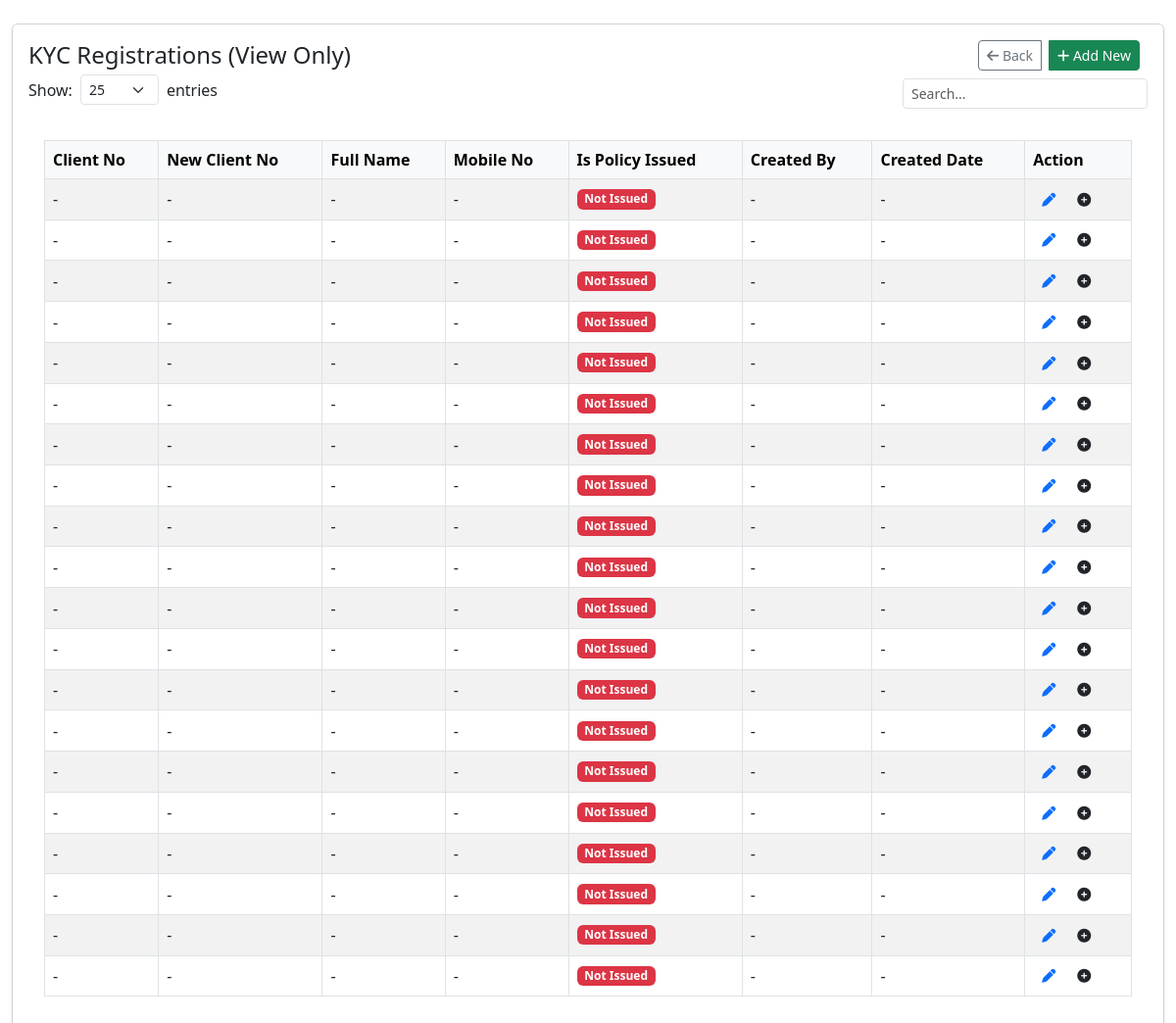
Page /kyc_lists/ on the earlier database version.
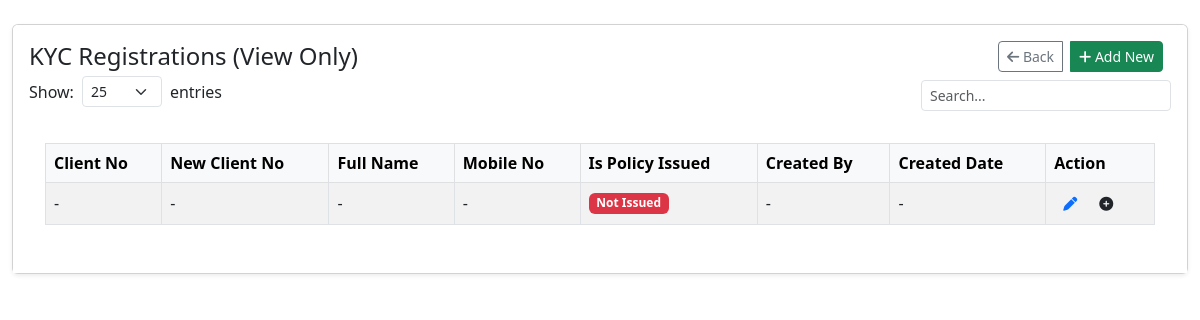
Same page on the later database version.
### kyc/models.py (models this page shows, shortened)
class KYCModel(models.Model):
    STATUS_CHOICES = [
        ('Pending','Pending'),
        ('Approved','Approved'),
        ('Rejected','Rejected'),
    ]
    kyc_id = models.AutoField(primary_key=True)
    salutation = models.CharField(max_length=10, choices=SALUTATION_CHOICES, default='Mr')
    first_name = models.CharField(max_length=50, blank=False, null=False)
    middle_name = models.CharField(max_length=100, blank=True, null=True)
    last_name = models.CharField(max_length=50, blank=False, null=False)
    nep_name = models.CharField(max_length=100, blank=True, null=True)
    gender = models.CharField(max_length=10, choices=GENDER_CHOICES, default='Male')
    nationality = models.CharField(max_length=50, choices=NATIONALITY_CHOICES, default='Nepalese')
    date_of_birth_ad = models.DateField(blank=True, null=True)
    dob_bs = NepaliDateField(blank=True, null=True)
    father_name = models.CharField(max_length=100, blank=True, null=True)
    nep_father_name = models.CharField(max_length=100, blank=True, null=True)
    mother_name = models.CharField(max_length=100, blank=True, null=True)
    grand_father_name = models.CharField(max_length=100, blank=True, null=True)
    grandfather_in_law_name = models.CharField(max_length=100, blank=True, null=True)
    spouse_name = models.CharField(max_length=100, blank=True, null=True)
    father_in_law_name = models.CharField(max_length=100, blank=True, null=True)
    father_mother_name = models.CharField(max_length=100, blank=True, null=True)
    son_name = models.CharField(max_length=100, blank=True, null=True)
    daughter_name = models.CharField(max_length=100, blank=True, null=True)
    daughter_in_law_name = models.CharField(max_length=100, blank=True, null=True)
    proposer_full_name = models.CharField(max_length=100, blank=True, null=True)
    age_proof_doc = models.CharField(max_length=50, choices=AGE_PROOF_DOC_CHOICES, default='Citizenship')
    document_number = models.CharField(max_length=20, verbose_name="Document Number", blank=False)
    national_id_no = models.CharField(
        max_length=12,  # Adjust max_length as needed
        blank=False,
        null=True,
        verbose_name="National ID No"
    )
    document_issued_date_bs = NepaliDateField(verbose_name="Document Issued Date (B.S.)")
    document_issued_date = models.DateField(verbose_name="Document Issued Date (A.D.)")
    issued_place = models.CharField(max_length=100, choices=ISSUED_PLACE_CHOICES, blank=True, null=True)
    birth_place = models.CharField(max_length=50, blank=True, null=True)
    policy_no = models.CharField(max_length=30, unique=True, null=False, blank=False, default='N/A')
    address = models.CharField(max_length=255, blank=True, null=True)
    address_nepali = models.CharField(max_length=255, blank=True, null=True)
    permanent_address = models.CharField(max_length=255, blank=True, null=True)
    temporary_address = models.CharField(max_length=255, blank=True, null=True)
    temporary_district = models.CharField(max_length=100, blank=True, null=True)
    ward_no = models.CharField(max_length=2, blank=True, null=True)
    house_no = models.CharField(max_length=10, blank=True, null=True)
    local_unit = models.CharField(max_length=50, choices=LOCAL_UNIT_CHOICES, default='Municipality')
    structure = models.CharField(max_length=50, choices=STRUCTURE_CHOICES, default='Metropolitan City')
    email = models.EmailField(blank=True, null=True)
    mobile = models.CharField(max_length=20)
    phone_no = models.CharField(max_length=20, blank=True, null=True)
    qualification = models.CharField(max_length=100, choices=QUALIFICATION_CHOICES, blank=True, null=True)
    profession = models.CharField(max_length=50, choices=PROFESSION_CHOICES, default='Service', blank=True, null=True)
    income_mode = models.CharField(max_length=50, choices=INCOME_MODE_CHOICES, default='Salary')
    income_amount = models.CharField(max_length=12, blank=True, null=True)
    pan_no = models.CharField(max_length=20, blank=True, null=True)
    bank_ac_name = models.CharField(max_length=100, blank=True, null=True)
    bank_ac_no = models.CharField(max_length=50, blank=True, null=True)
    office_address = models.CharField(max_length=255, blank=True, null=True)
    firm_name = models.CharField(max_length=100, blank=True, null=True)
    is_politically_involved = models.BooleanField(default=False)
    is_aml_crime = models.BooleanField(default=False)
    is_family_politically_involved = models.BooleanField(default=False)
    is_family_aml_crime = models.BooleanField(default=False)
    status = models.CharField(max_length=10,choices=STATUS_CHOICES,default='Pending')
    created_date = models.DateTimeField(default=timezone.now)
    updated_date = models.DateTimeField(auto_now=True)
    class Meta:
        db_table = 'kyc_kycmodel'
        verbose_name = 'KYC Detail'
        verbose_name_plural = 'KYC Details'

### kyc/views.py (the view, shortened to what this page needs)
# urls.py: path('kyc_lists/', views.kyc_lists_view, name='kyc_lists'),
def kyc_lists_view(request):
    order_by = request.GET.get('order_by', 'ClientNo')
    order_dir = request.GET.get('order_dir', 'asc')
    search_term = request.GET.get('search', '').strip()
    page_number = request.GET.get('page', 1)
    actual_field = FIELD_MAPPING.get(order_by, 'kyc_id')  # Default to kyc_id if mapping not found
    order_dir = 'desc' if order_dir == 'desc' else 'asc'
    kycs = KYCModel.objects.all()
    order_prefix = '-' if order_dir == 'desc' else ''
    kycs = kycs.order_by(f'{order_prefix}{actual_field}')
    paginator = Paginator(kycs, 20)
    try:
        page_obj = paginator.page(page_number)
    except:
        page_obj = paginator.page(1)
    query_params = []
    if search_term:
        query_params.append(f'search={search_term}')
    if order_by != 'ClientNo':
        query_params.append(f'order_by={order_by}')
    if order_dir != 'asc':
        query_params.append(f'order_dir={order_dir}')
    query_string = '&'.join(query_params)
    if query_string:
        query_string = f'&{query_string}'
    context = {
        'kyc_list': page_obj,
        'order_by': order_by,  # Keep the original order_by for UI
        'order_dir': order_dir,
        'search_term': search_term,
        'is_paginated': page_obj.has_other_pages(),
        'total_records': paginator.count,
        'query_string': query_string,
        'request': request,
        'is_dummy_data': False
    }
    return render(request, 'kyc_lists.html', context)

### kyc/templates/kyc_lists.html (shortened to what this page needs)
{% load static %}
{% block content %}
<div class="container-fluid py-4">
    <div class="card shadow-sm">
        <div class="card-header bg-white border-bottom-0 py-3">
      <div class="d-flex justify-content-between align-items-center">
        <h4 class="mb-0">KYC Registrations (View Only)</h4>
        <div class="d-flex align-items-center">
          <div class="btn-group me-2 gap-2">
            <a href="{% url 'kyc:home' %}"class="btn btn-sm btn-outline-secondary">
              <i class="fas fa-arrow-left"></i> Back
            </a>
            <a href="{% url 'kyc:kyc_create' %}" class="btn btn-sm btn-success">
              <i class="fas fa-plus"></i> Add New
            </a>
          </div>
        </div>
      </div>
      <div class="d-flex justify-content-between mb-3">
  <div class="d-flex align-items-center">
    <span class="me-2">Show:</span>
    <select class="form-select form-select-sm" style="width: 80px;">
      <option value="25" selected>25</option>
    </select>
    <span class="ms-2">entries</span>
  </div>
      <div class="d-flex justify-content-end mt-2">
        <div class="input-group" style="width: 250px;">
          <input type="text" id="searchInput" class="form-control form-control-sm" placeholder="Search..." aria-label="Search">
        </div>
        </div>
        </div>
        <div class="card-body">
            <div class="table-responsive">
                <table class="table table-bordered table-striped align-middle">
                    <thead class="table-light">
                        <tr>
                            <th>Client No</th>
                            <th>New Client No</th>
                            <th>Full Name</th>
                            <th>Mobile No</th>
                            <th>Is Policy Issued</th>
                            <th>Created By</th>
                            <th>Created Date</th>
                            <th>Action</th>
                        </tr>
                    </thead>
                    <tbody id="kycTableBody">
                        {% for kyc in kyc_list %}
                        <tr>
                            <td>{{ kyc.ClientNo|default:"-" }}</td>
                            <td>{{ kyc.NewClientNo|default:"-" }}</td>
                            <td>{{ kyc.FullName|default:"-" }}</td>
                            <td>{{ kyc.MobileNo|default:"-" }}</td>
                            <td>
                                {% if kyc.IsPolicyIssued %}
                                    <span class="badge bg-success">Issued</span>
                                {% else %}
                                    <span class="badge bg-danger">Not Issued</span>
                                {% endif %}
                            </td>
                            <td>{{ kyc.CreatedBy|default:"-" }}</td>
                            <td>{{ kyc.CreatedDate|default:"-" }}</td>
                            <td>
                                <button class="btn btn-sm">
                                        <a href="{% url 'kyc:kyc_update' kyc.kyc_id %}">
                                        <i class="fas fa-pen"></i>
                                    </a>
                                </button>
                                <button class="btn btn-sm">
                                    <a>
                                        <i class="fa-solid fa-circle-plus"></i>
                                    </a>
                                </button>
                            </td>
                        </tr>
                        {% empty %}
                        <tr>
                            <td colspan="8" class="text-center">No records found.</td>
                        </tr>
                        {% endfor %}
                    </tbody>
                </table>
            </div>
        </div>
    </div>
</div>
{% endblock %}
<link href="https://cdn.jsdelivr.net/npm/bootstrap@5.3.0/dist/css/bootstrap.min.css" rel="stylesheet">
<link rel="stylesheet" href="https://cdnjs.cloudflare.com/ajax/libs/font-awesome/6.4.0/css/all.min.css">

Differences in the rows shown:
removed KYCModel: ClientNo "-", NewClientNo "-", FullName "-", MobileNo "-", CreatedBy "-", CreatedDate "-"
removed KYCModel: ClientNo "-", NewClientNo "-", FullName "-", MobileNo "-", CreatedBy "-", CreatedDate "-"
removed KYCModel: ClientNo "-", NewClientNo "-", FullName "-", MobileNo "-", CreatedBy "-", CreatedDate "-"
removed KYCModel: ClientNo "-", NewClientNo "-", FullName "-", MobileNo "-", CreatedBy "-", CreatedDate "-"
removed KYCModel: ClientNo "-", NewClientNo "-", FullName "-", MobileNo "-", CreatedBy "-", CreatedDate "-"
removed KYCModel: ClientNo "-", NewClientNo "-", FullName "-", MobileNo "-", CreatedBy "-", CreatedDate "-"
removed KYCModel: ClientNo "-", NewClientNo "-", FullName "-", MobileNo "-", CreatedBy "-", CreatedDate "-"
removed KYCModel: ClientNo "-", NewClientNo "-", FullName "-", MobileNo "-", CreatedBy "-", CreatedDate "-"
removed KYCModel: ClientNo "-", NewClientNo "-", FullName "-", MobileNo "-", CreatedBy "-", CreatedDate "-"
removed KYCModel: ClientNo "-", NewClientNo "-", FullName "-", MobileNo "-", CreatedBy "-", CreatedDate "-"
removed KYCModel: ClientNo "-", NewClientNo "-", FullName "-", MobileNo "-", CreatedBy "-", CreatedDate "-"
removed KYCModel: ClientNo "-", NewClientNo "-", FullName "-", MobileNo "-", CreatedBy "-", CreatedDate "-"
removed KYCModel: ClientNo "-", NewClientNo "-", FullName "-", MobileNo "-", CreatedBy "-", CreatedDate "-"
removed KYCModel: ClientNo "-", NewClientNo "-", FullName "-", MobileNo "-", CreatedBy "-", CreatedDate "-"
removed KYCModel: ClientNo "-", NewClientNo "-", FullName "-", MobileNo "-", CreatedBy "-", CreatedDate "-"
removed KYCModel: ClientNo "-", NewClientNo "-", FullName "-", MobileNo "-", CreatedBy "-", CreatedDate "-"
removed KYCModel: ClientNo "-", NewClientNo "-", FullName "-", MobileNo "-", CreatedBy "-", CreatedDate "-"
removed KYCModel: ClientNo "-", NewClientNo "-", FullName "-", MobileNo "-", CreatedBy "-", CreatedDate "-"
removed KYCModel: ClientNo "-", NewClientNo "-", FullName "-", MobileNo "-", CreatedBy "-", CreatedDate "-"
